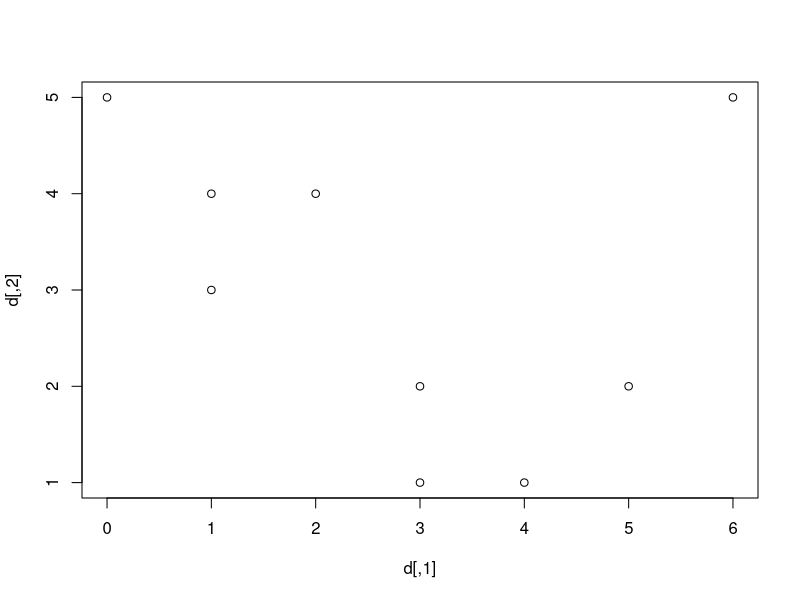
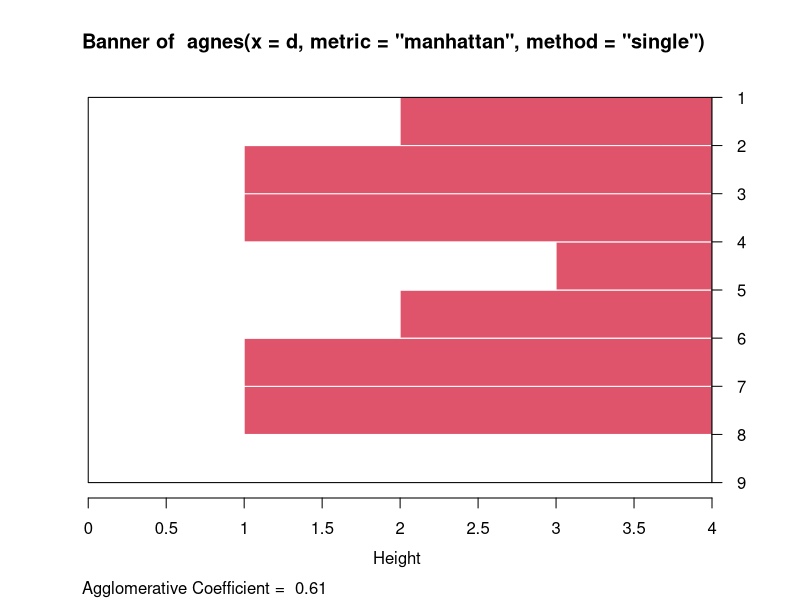
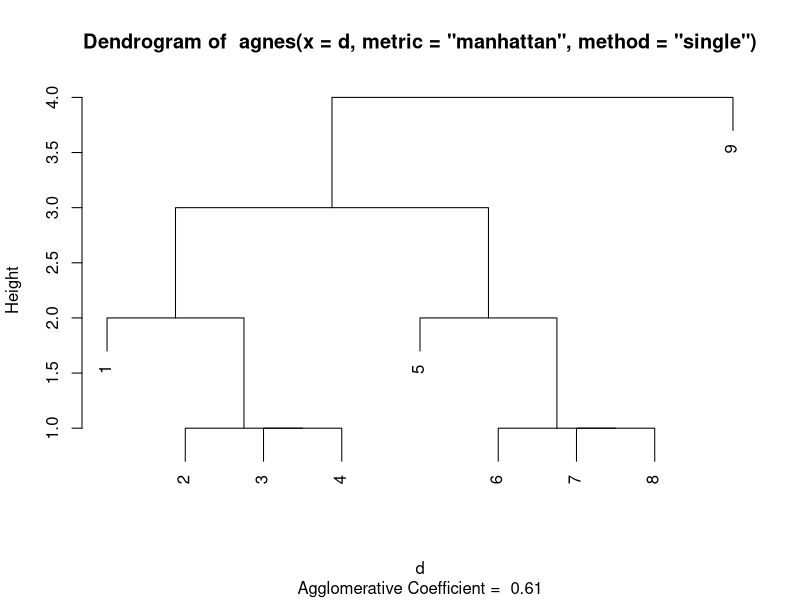
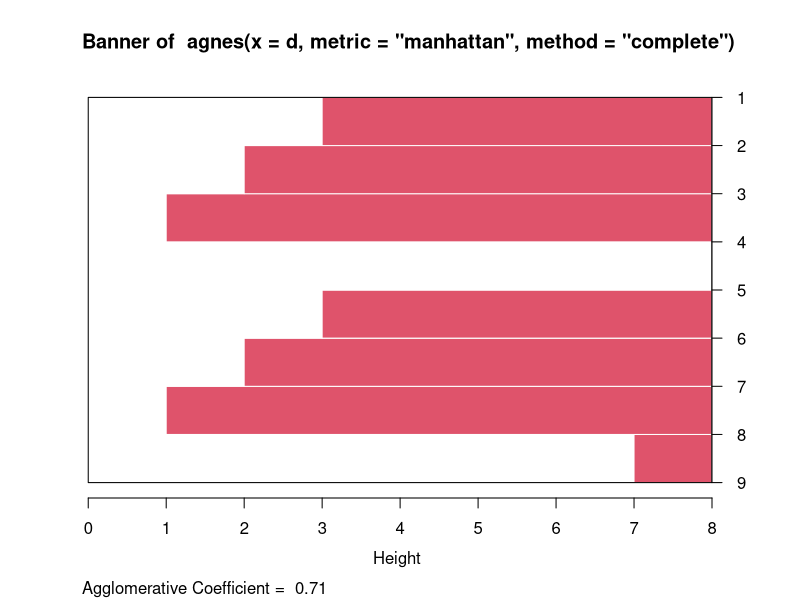
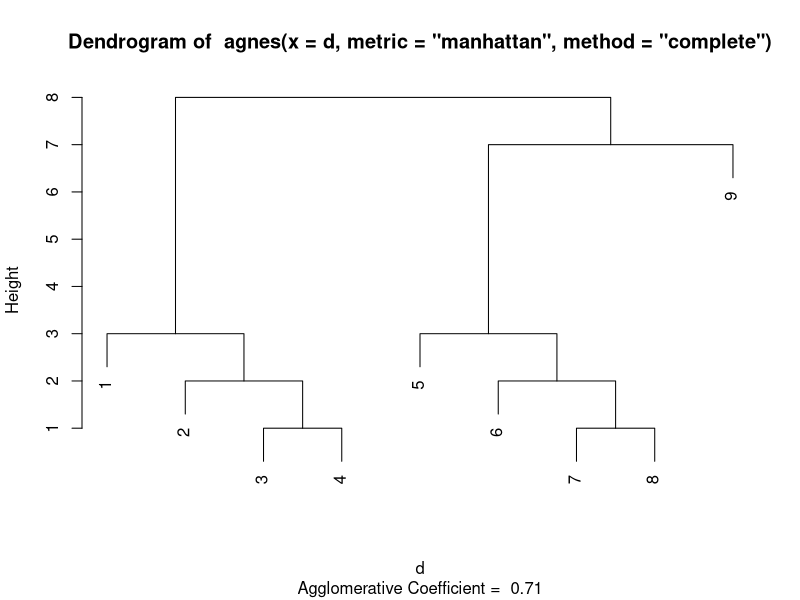
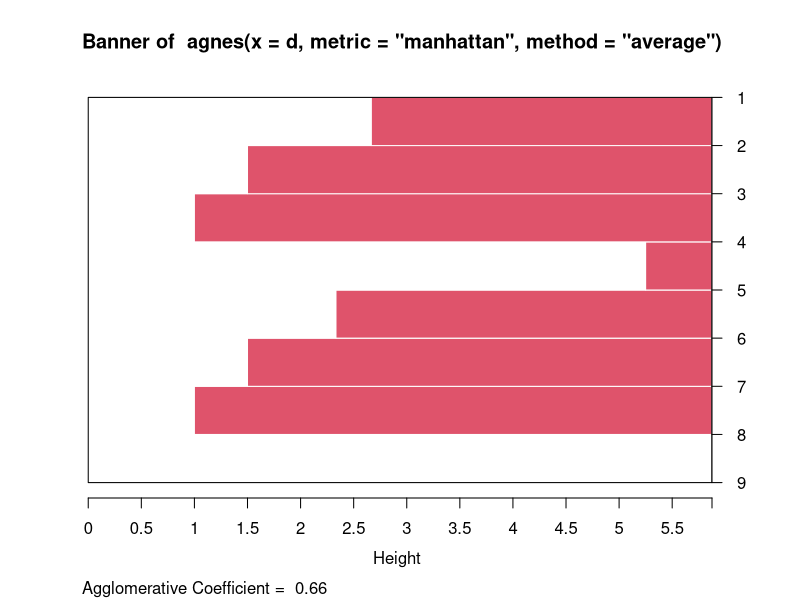
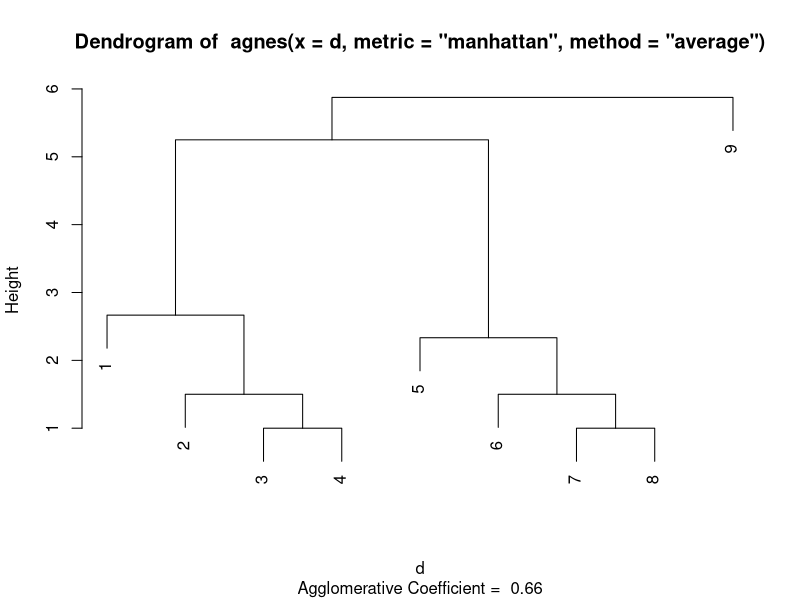

R code for these plots, in order:
library('cluster')

# exercise data
d <- rbind(
  c(0,5), c(2,4), c(1,4), c(1,3), c(5,2),
  c(3,2), c(3,1), c(4,1), c(6,5)
)

# plot the data
plot(d)

# Agglomerative Hierarchical Clustering, Manhattan distance, Single-Link
single <- agnes(d, metric = "manhattan", method="single")
plot(single)

# Agglomerative Hierarchical Clustering, Manhattan distance, Complete-Link
complete <- agnes(d, metric = "manhattan", method="complete")
plot(complete)

# Agglomerative Hierarchical Clustering, Manhattan distance, Average-Link
average <- agnes(d, metric = "manhattan", method="average")
plot(average)